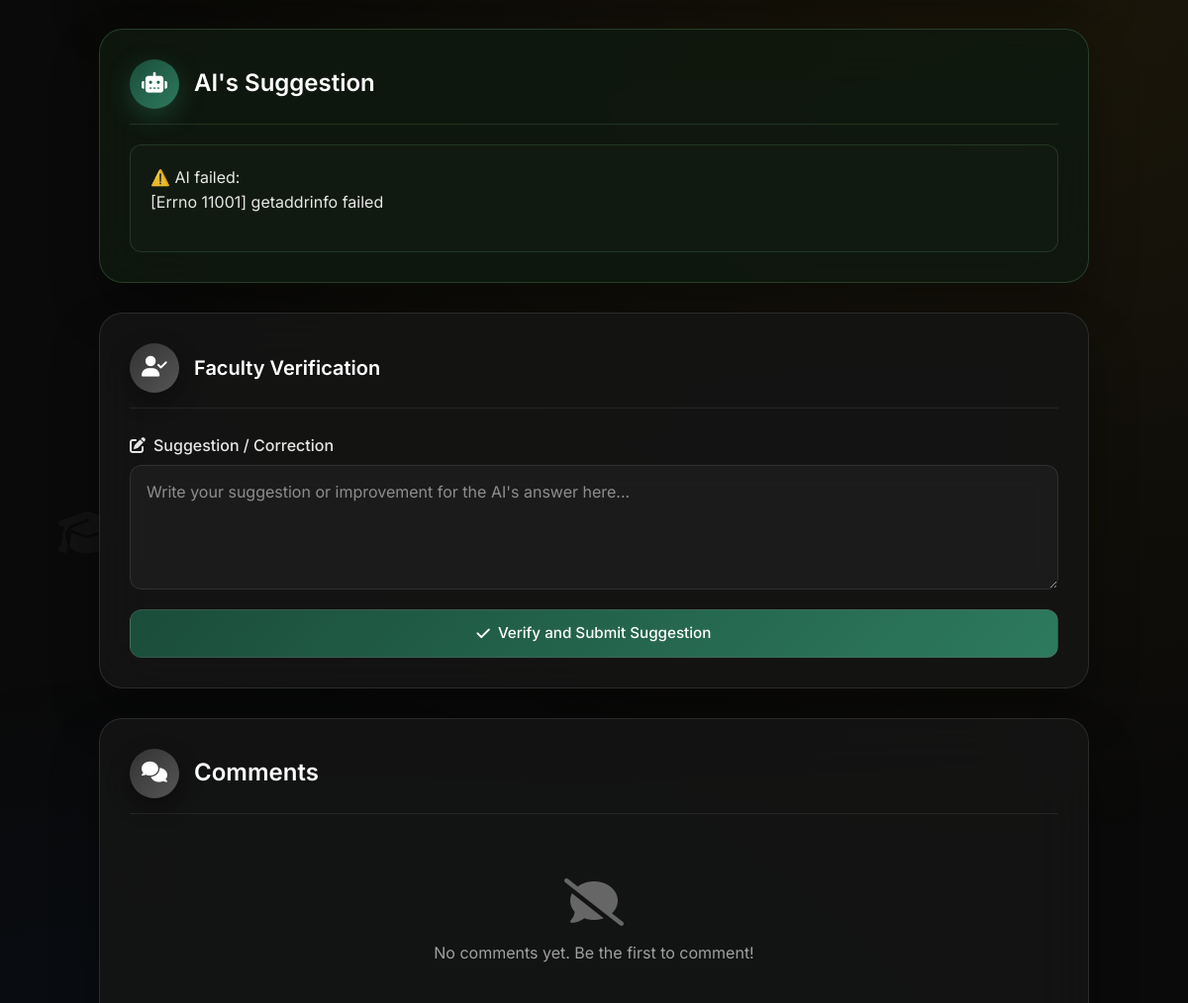
Page /doubt/11/ (signed in, middle part) on the earlier database version.
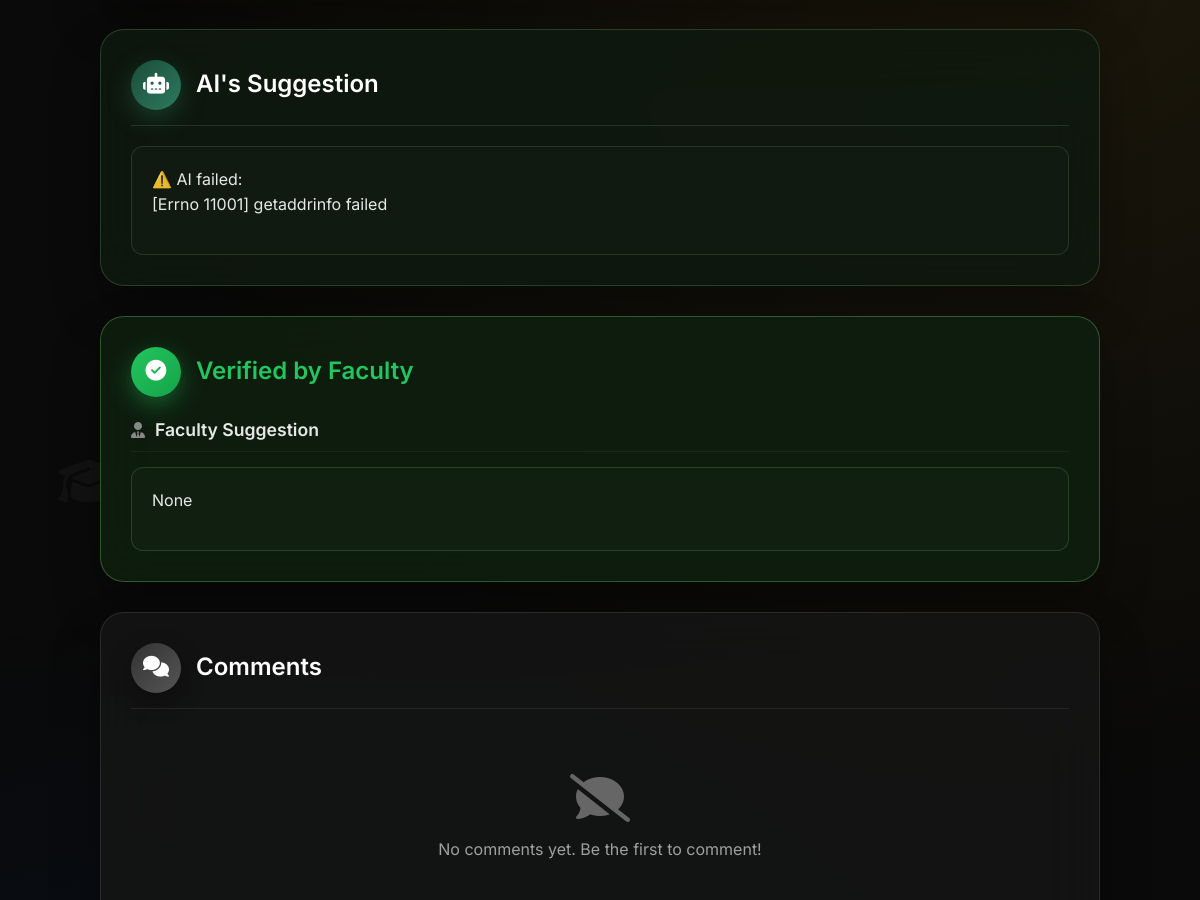
Same page on the later database version.
### forum/models.py (models this page shows, shortened)
class Doubt(models.Model):
    student = models.ForeignKey(User, on_delete=models.CASCADE)
    title = models.CharField(max_length=255)
    description = models.TextField()
    code_snippet = models.TextField(blank=True, null=True)
    ai_answer = models.TextField(blank=True, null=True)
    faculty_verified = models.BooleanField(default=False)
    faculty_suggestion = models.TextField(blank=True, null=True)
    faculty_resource_link = models.URLField(blank=True, null=True)
    created_at = models.DateTimeField(auto_now_add=True)
    categories = models.ManyToManyField(Category, blank=True)
    is_public = models.BooleanField(default=True)
    verified_by = models.ForeignKey(User, null=True, blank=True, on_delete=models.SET_NULL, related_name='verified_doubts')

### forum/views.py (the view, shortened to what this page needs)
# urls.py: path('doubt/<int:doubt_id>/', views.view_doubt, name='view_doubt'),
@login_required
def view_doubt(request, doubt_id):
    doubt = get_object_or_404(Doubt, id=doubt_id)
    if not doubt.is_public and doubt.student != request.user and request.user.role != 'faculty':
        return HttpResponseRedirect(reverse('home'))
    comments = doubt.comments.all()
    form = CommentForm()
    return render(request, 'forum/view_doubt.html', {
        'doubt': doubt,
        'comments': comments,
        'form': form
    })

### forum/forms.py
class CommentForm(forms.ModelForm):
    class Meta:
        from .models import Comment
        model = Comment
        fields = ['content']

### forum/templates/forum/view_doubt.html (shortened to what the changed rows need)
{% extends 'forum/base.html' %}
{% load crispy_forms_tags %}
{% block content %}
<div class="view-doubt-container fade-in">
    <div class="doubt-content-wrapper">
        <div class="ai-answer-card glass-card">
            <div class="ai-content">
                {{ doubt.ai_answer|linebreaks }}
            </div>
        </div>
        {% if doubt.faculty_verified %}
            <div class="faculty-verified-card glass-card verified">
                <div class="verification-header">
                    <div class="verification-icon">
                        <i class="fas fa-check-circle"></i>
                    </div>
                    <h4 class="verification-title">Verified by Faculty</h4>
                </div>
                {% if doubt.faculty_suggestion %}
                    <div class="faculty-suggestion">
                        <div class="section-header">
                            <i class="fas fa-user-tie"></i>
                            <span>Faculty Suggestion</span>
                        </div>
                        <div class="suggestion-content">
                            {{ doubt.faculty_suggestion|linebreaks }}
                        </div>
                    </div>
                {% else %}
                    <p class="no-suggestion">No additional suggestions provided.</p>
                {% endif %}
            </div>
        {% elif user.is_authenticated and user.role == 'faculty' %}
            <div class="faculty-verification-card glass-card">
                <div class="verification-form-header">
                    <div class="form-icon">
                        <i class="fas fa-user-check"></i>
                    </div>
                    <h5 class="form-title">Faculty Verification</h5>
                </div>
                <form method="POST" action="{% url 'verify_doubt' doubt.id %}" class="verification-form">
                    <div class="form-group">
                        <label for="faculty_suggestion" class="form-label">
                            <i class="fas fa-edit"></i>
                            Suggestion / Correction
                        </label>
                        <textarea name="faculty_suggestion" class="form-control" rows="4" placeholder="Write your suggestion or improvement for the AI's answer here..."></textarea>
                    </div>
                    <button type="submit" class="modern-btn btn-success verify-btn">
                        <i class="fas fa-check"></i>
                        <span>Verify and Submit Suggestion</span>
                    </button>
                </form>
            </div>
        {% endif %}
    </div>
</div>
{% endblock %}

Differences in the rows shown:
changed Doubt "⚠️ AI failed: [Errno 11001] getaddrinfo failed": faculty_verified False → True (drawn); faculty_suggestion (not shown) → "None"
Other differences:
text no longer shown: "Faculty Verification Suggestion / Correction Verify and Submit Suggestion"
text now shown: "Verified by Faculty Faculty Suggestion"
